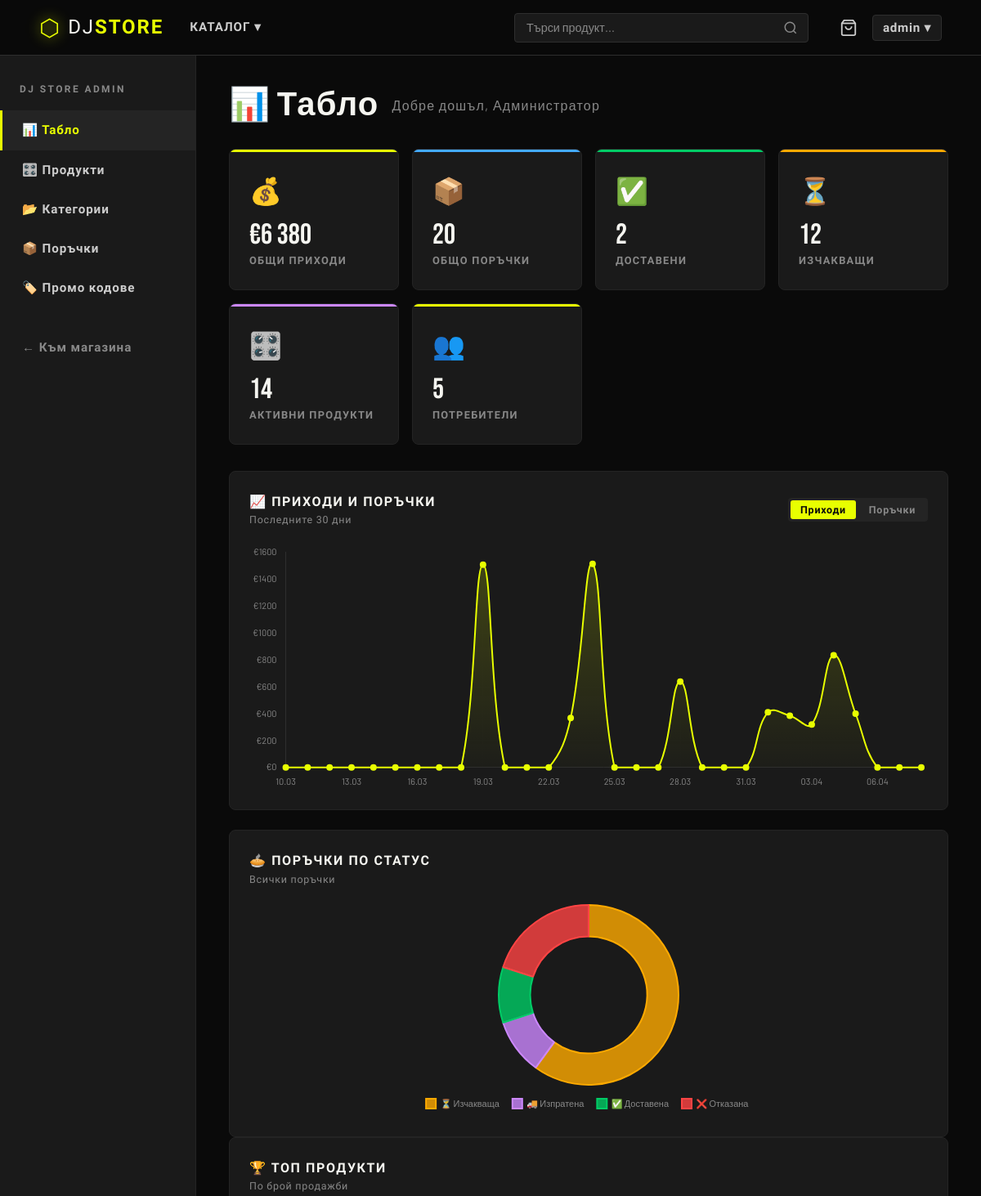
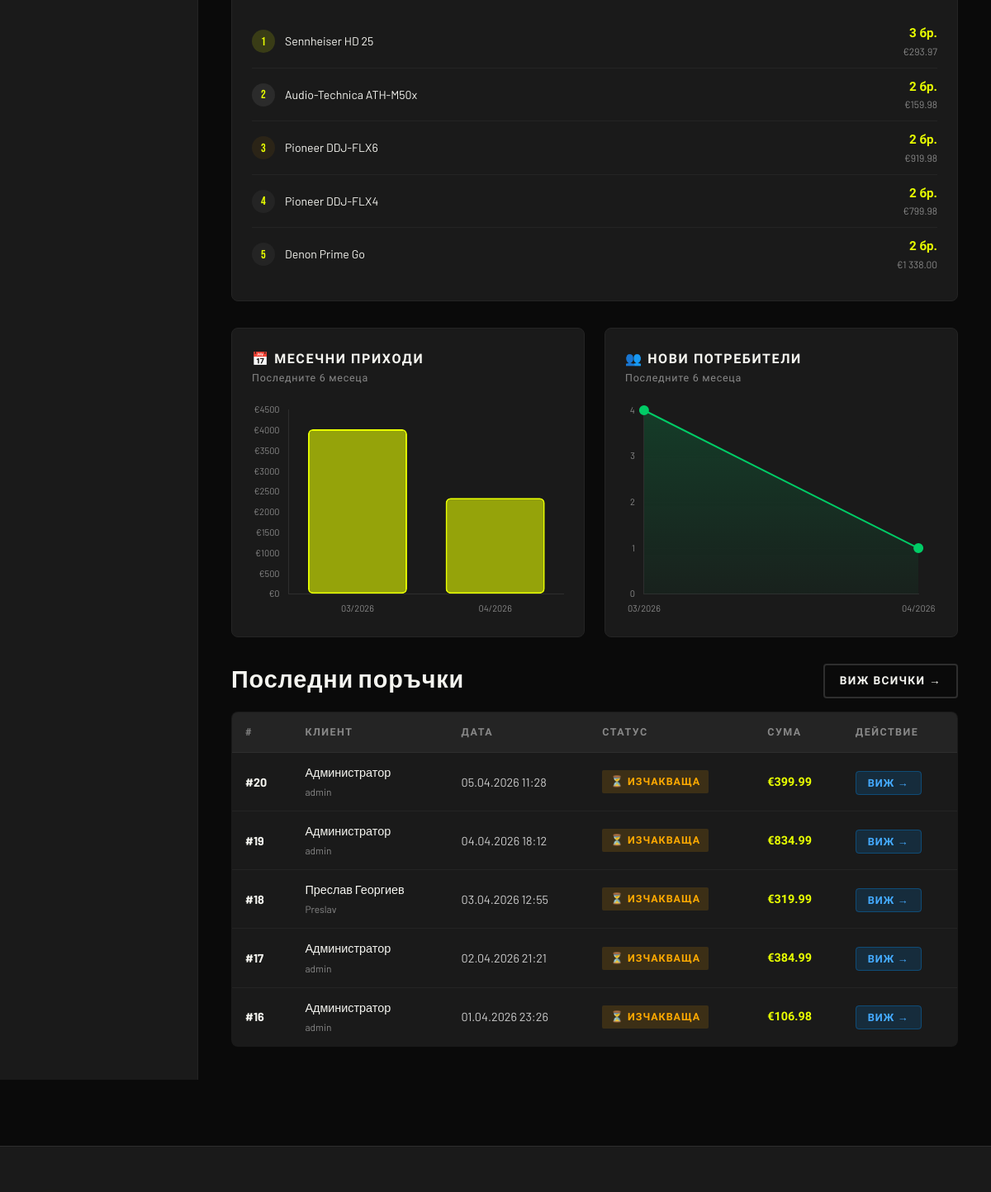
/admin/index.php (signed in, upper part), run on an earlier commit of the app's database (2 pictures, top to bottom).
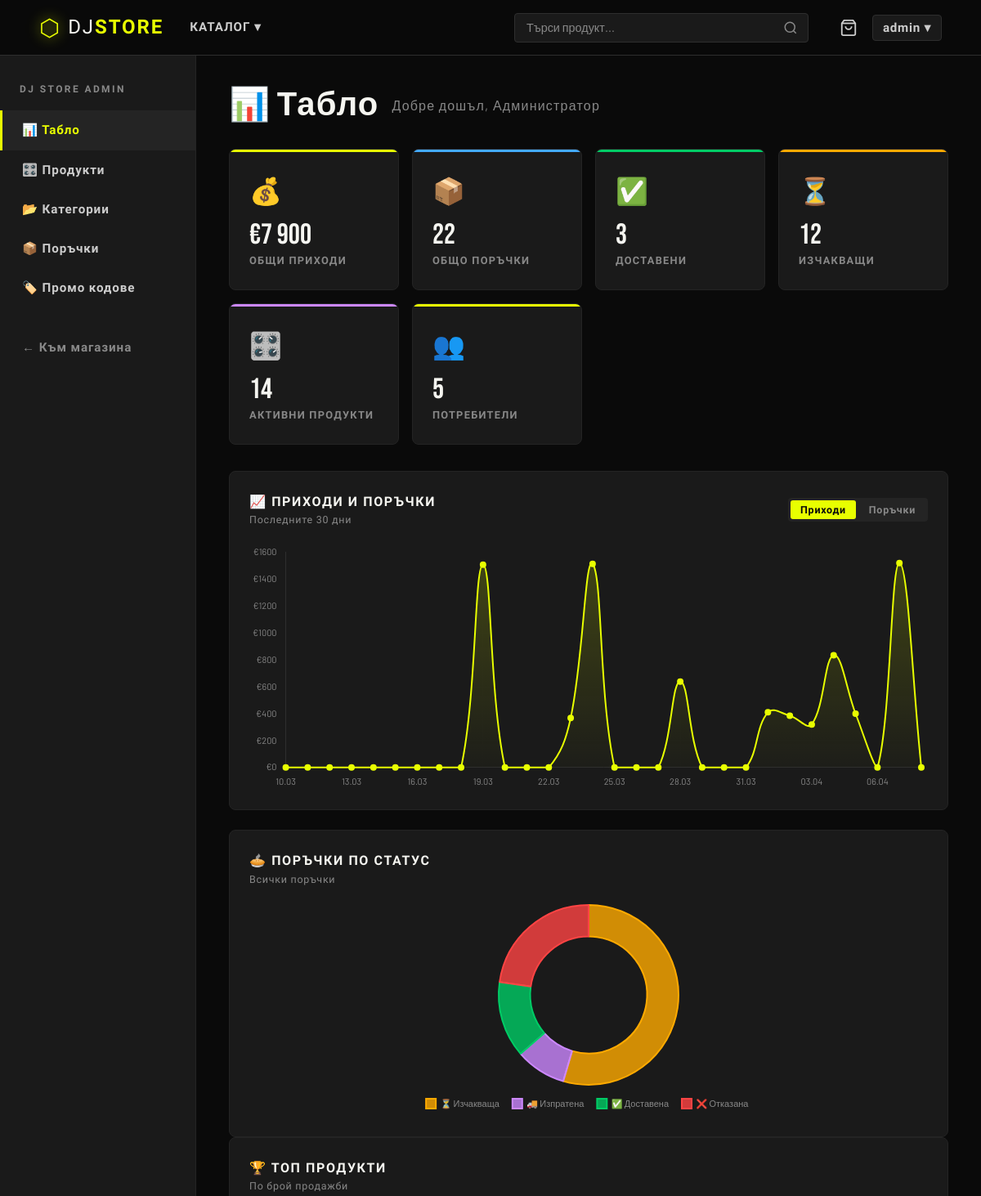
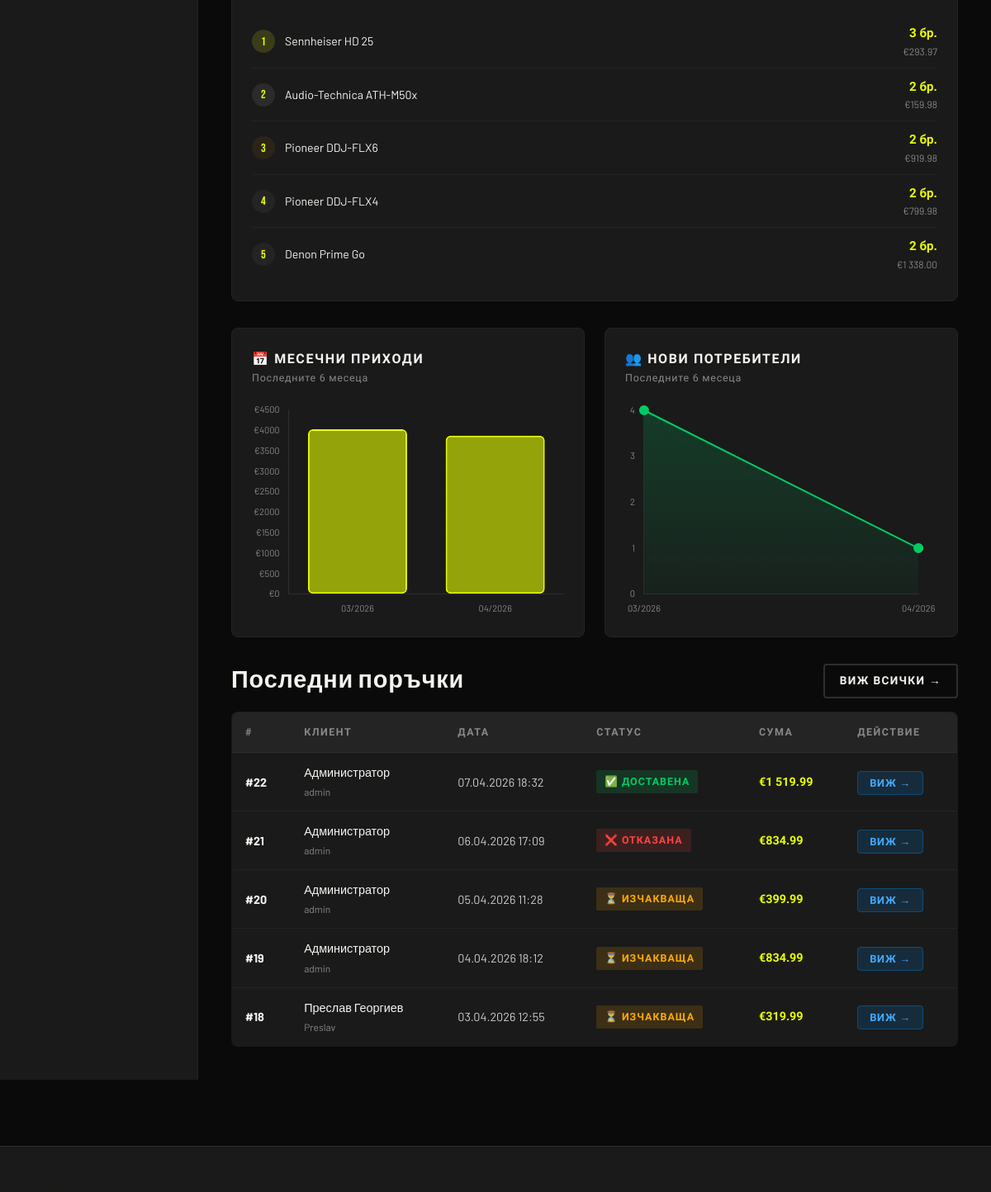
And on a later commit of the database (2 pictures, top to bottom).
### tables this page shows
CREATE TABLE `orders` (
  `id` int(11) NOT NULL,
  `user_id` int(11) NOT NULL,
  `status` enum('pending','processing','shipped','delivered','cancelled') NOT NULL DEFAULT 'pending',
  `total_amount` decimal(10,2) NOT NULL,
  `shipping_name` varchar(100) NOT NULL,
  `shipping_phone` varchar(20) NOT NULL,
  `shipping_address` text NOT NULL,
  `notes` text DEFAULT NULL,
  `promo_code` varchar(50) DEFAULT NULL,
  `discount_amount` decimal(10,2) DEFAULT 0.00,
  `created_at` timestamp NOT NULL DEFAULT current_timestamp(),
  `updated_at` timestamp NOT NULL DEFAULT current_timestamp() ON UPDATE current_timestamp()
);

CREATE TABLE `users` (
  `id` int(11) NOT NULL,
  `username` varchar(50) NOT NULL,
  `email` varchar(100) NOT NULL,
  `password` varchar(255) NOT NULL,
  `full_name` varchar(100) NOT NULL,
  `phone` varchar(20) DEFAULT NULL,
  `address` text DEFAULT NULL,
  `role` enum('user','admin') NOT NULL DEFAULT 'user',
  `created_at` timestamp NOT NULL DEFAULT current_timestamp()
);

### includes/functions.php (called while the page is built, shortened)
<?php
function e(string $str): string {
    return htmlspecialchars($str, ENT_QUOTES, 'UTF-8');
}
function formatPrice(float $price): string {
    return '€' . number_format($price, 2, '.', ' ');
}
function getOrderStatus(string $status): string {
    return match($status) {
        'pending'    => '⏳ Изчакваща',
        'processing' => '🔧 В обработка',
        'shipped'    => '🚚 Изпратена',
        'delivered'  => '✅ Доставена',
        'cancelled'  => '❌ Отказана',
        default      => $status,
    };
}
?>

### admin/index.php (the view, shortened to what the changed rows need)
<?php
$root = dirname(__DIR__);
require_once $root . '/includes/functions.php';
$db = getDB();
$totalOrders   = $db->query("SELECT COUNT(*) FROM orders")->fetch_row()[0];
$totalRevenue  = $db->query("SELECT COALESCE(SUM(total_amount),0) FROM orders WHERE status != 'cancelled'")->fetch_row()[0];
$deliveredOrders = $db->query("SELECT COUNT(*) FROM orders WHERE status='delivered'")->fetch_row()[0];
$revenueByDay = $db->query(
    "SELECT
        DATE(created_at) AS day,
        COALESCE(SUM(total_amount), 0) AS revenue,
        COUNT(*) AS order_count
     FROM orders
     WHERE created_at >= DATE_SUB(CURDATE(), INTERVAL 30 DAY)
       AND status != 'cancelled'
     GROUP BY DATE(created_at)
     ORDER BY day ASC"
)->fetch_all(MYSQLI_ASSOC);
$revenueMap = [];
foreach ($revenueByDay as $row) {
    $revenueMap[$row['day']] = [
        'revenue'     => (float)$row['revenue'],
        'order_count' => (int)$row['order_count'],
    ];
}
$days30Labels  = [];
$days30Revenue = [];
$days30Orders  = [];
for ($i = 29; $i >= 0; $i--) {
    $date = date('Y-m-d', strtotime("-{$i} days"));
    $days30Labels[]  = date('d.m', strtotime($date));
    $days30Revenue[] = $revenueMap[$date]['revenue']     ?? 0;
    $days30Orders[]  = $revenueMap[$date]['order_count'] ?? 0;
}
$ordersByStatus = $db->query(
    "SELECT status, COUNT(*) AS cnt FROM orders GROUP BY status"
)->fetch_all(MYSQLI_ASSOC);
$topProducts = $db->query(
    "SELECT
        p.name,
        SUM(oi.quantity) AS total_qty,
        SUM(oi.quantity * oi.price) AS total_revenue
     FROM order_items oi
     JOIN products p ON p.id = oi.product_id
     JOIN orders o   ON o.id = oi.order_id
     WHERE o.status != 'cancelled'
     GROUP BY oi.product_id
     ORDER BY total_qty DESC
     LIMIT 5"
)->fetch_all(MYSQLI_ASSOC);
$revenueByMonth = $db->query(
    "SELECT
        DATE_FORMAT(created_at, '%Y-%m') AS month,
        DATE_FORMAT(created_at, '%m/%Y') AS month_label,
        COALESCE(SUM(total_amount), 0)   AS revenue
     FROM orders
     WHERE created_at >= DATE_SUB(CURDATE(), INTERVAL 6 MONTH)
       AND status != 'cancelled'
     GROUP BY DATE_FORMAT(created_at, '%Y-%m')
     ORDER BY month ASC"
)->fetch_all(MYSQLI_ASSOC);
$monthLabels  = array_column($revenueByMonth, 'month_label');
$recentOrders = $db->query(
    "SELECT o.*, u.username, u.full_name
     FROM orders o
     JOIN users u ON u.id = o.user_id
     ORDER BY o.created_at DESC
     LIMIT 5"
)->fetch_all(MYSQLI_ASSOC);
?>
<!DOCTYPE html>
<html lang="bg">
<head>
    <link rel="stylesheet" href="<?= SITE_URL ?>/assets/css/style.css">
</head>
<body>
<div class="admin-layout">
    <main class="admin-content">
        <h1 class="admin-title">
            📊 Табло
            <span style="font-size:1rem;color:var(--grey);font-family:var(--font-body);font-weight:400;">
                Добре дошъл, <?= e($_SESSION['full_name']) ?>
            </span>
        </h1>
        <div class="admin-stats" style="margin-bottom:32px;">
            <div class="stat-card">
                <div class="stat-card__icon">💰</div>
                <div class="stat-card__value">
                    €<?= number_format($totalRevenue, 0, '.', ' ') ?>
                </div>
                <div class="stat-card__label">Общи приходи</div>
            </div>
            <div class="stat-card stat-card--blue">
                <div class="stat-card__icon">📦</div>
                <div class="stat-card__value"><?= $totalOrders ?></div>
                <div class="stat-card__label">Общо поръчки</div>
            </div>
            <div class="stat-card stat-card--green">
                <div class="stat-card__icon">✅</div>
                <div class="stat-card__value"><?= $deliveredOrders ?></div>
                <div class="stat-card__label">Доставени</div>
            </div>
        </div>
        <div class="chart-card" style="margin-bottom:24px;">
            <div class="chart-wrap chart-wrap--lg">
                <canvas id="revenueChart"></canvas>
            </div>
        </div>
        <div class="charts-grid--3">
            <div class="chart-card">
                <?php if (empty($ordersByStatus)): ?>
                <div style="text-align:center;padding:40px;color:var(--grey);">
                    Няма поръчки все още
                </div>
                <?php else: ?>
                <div class="chart-wrap chart-wrap--md">
                    <canvas id="statusChart"></canvas>
                </div>
                <?php endif; ?>
            </div>
            <div class="chart-card">
                <?php if (empty($topProducts)): ?>
                <div style="text-align:center;padding:40px;color:var(--grey);">
                    Няма продажби все още
                </div>
                <?php else: ?>
                <div>
                    <?php foreach ($topProducts as $i => $tp): ?>
                    <div class="top-product">
                        <div class="top-product__rank top-product__rank--<?= $i + 1 ?>">
                            <?= $i + 1 ?>
                        </div>
                        <div class="top-product__name">
                            <?= e($tp['name']) ?>
                        </div>
                        <div class="top-product__stats">
                            <div class="top-product__qty">
                                <?= $tp['total_qty'] ?> бр.
                            </div>
                            <div class="top-product__revenue">
                                <?= formatPrice($tp['total_revenue']) ?>
                            </div>
                        </div>
                    </div>
                    <?php endforeach; ?>
                </div>
                <?php endif; ?>
            </div>
        </div>
        <div class="charts-grid">
            <div class="chart-card">
                <?php if (empty($monthLabels)): ?>
                <div style="text-align:center;padding:40px;color:var(--grey);">
                    Няма данни все още
                </div>
                <?php else: ?>
                <div class="chart-wrap chart-wrap--md">
                    <canvas id="monthChart"></canvas>
                </div>
                <?php endif; ?>
            </div>
        </div>
        <div style="margin-top:8px;">
            <div style="display:flex;align-items:center;justify-content:space-between;
                        margin-bottom:16px;flex-wrap:wrap;gap:12px;">
                <h2 style="font-size:1.8rem;color:var(--white);">Последни поръчки</h2>
            </div>
            <table class="admin-table">
                <thead>
                    <tr>
                        <th>#</th>
                        <th>Клиент</th>
                        <th>Дата</th>
                        <th>Статус</th>
                        <th>Сума</th>
                        <th>Действие</th>
                    </tr>
                </thead>
                <tbody>
                    <?php if (empty($recentOrders)): ?>
                    <tr>
                        <td colspan="6"
                            style="text-align:center;color:var(--grey);padding:32px;">
                            Няма поръчки все още.
                        </td>
                    </tr>
                    <?php else: ?>
                    <?php foreach ($recentOrders as $o): ?>
                    <tr>
                        <td><strong>#<?= $o['id'] ?></strong></td>
                        <td>
                            <span style="color:var(--white)"><?= e($o['full_name']) ?></span><br>
                            <small style="color:var(--grey)"><?= e($o['username']) ?></small>
                        </td>
                        <td style="color:var(--grey-light)">
                            <?= date('d.m.Y H:i', strtotime($o['created_at'])) ?>
                        </td>
                        <td>
                            <span class="status-badge status-<?= $o['status'] ?>">
                                <?= getOrderStatus($o['status']) ?>
                            </span>
                        </td>
                        <td class="cart-price"><?= formatPrice($o['total_amount']) ?></td>
                        <td>
                            <a href="<?= SITE_URL ?>/admin/orders.php?id=<?= $o['id'] ?>"
                               class="btn-edit">Виж →</a>
                        </td>
                    </tr>
                    <?php endforeach; ?>
                    <?php endif; ?>
                </tbody>
            </table>
        </div>
    </main>
</div>
</body>
</html>

What changed in the data, as far as the page shows it:
no longer on this page (row unchanged): orders: id "17", user.full_name "Администратор", user.username "admin", created_at "02.04.2026 21:21", status "⏳ ИЗЧАКВАЩА", total_amount "€384.99"
no longer on this page (row unchanged): orders: id "16", user.full_name "Администратор", user.username "admin", created_at "01.04.2026 23:26", status "⏳ ИЗЧАКВАЩА", total_amount "€106.98"
added orders: id "22", user.full_name "Администратор", user.username "admin", created_at "07.04.2026 18:32", status "✅ ДОСТАВЕНА", total_amount "€1 519.99"
added orders: id "21", user.full_name "Администратор", user.username "admin", created_at "06.04.2026 17:09", status "❌ ОТКАЗАНА", total_amount "€834.99"
Also different on the page:
$totalRevenue: "6 380" → "7 900"
$totalOrders: "20" → "22"
$deliveredOrders: "2" → "3"
chart data {{ json_encode($days30Revenue) }}: [0,0,0,0,0,0,0,0,0,1508.48,0,0,0,367.99,1514.2,0,0,0,639.2,0,0,0,409.92,384.99,319.99,834.99,399.99,0,0,0] → [0,0,0,0,0,0,0,0,0,1508.48,0,0,0,367.99,1514.2,0,0,0,639.2,0,0,0,409.92,384.99,319.99,834.99,399.99,0,1519.99,0]
chart data {{ json_encode($statusData) }}: [12,2,2,4] → [12,2,3,5]
chart data {{ json_encode($monthRevenue) }}: [4029.87,2349.88] → [4029.87,3869.87]
